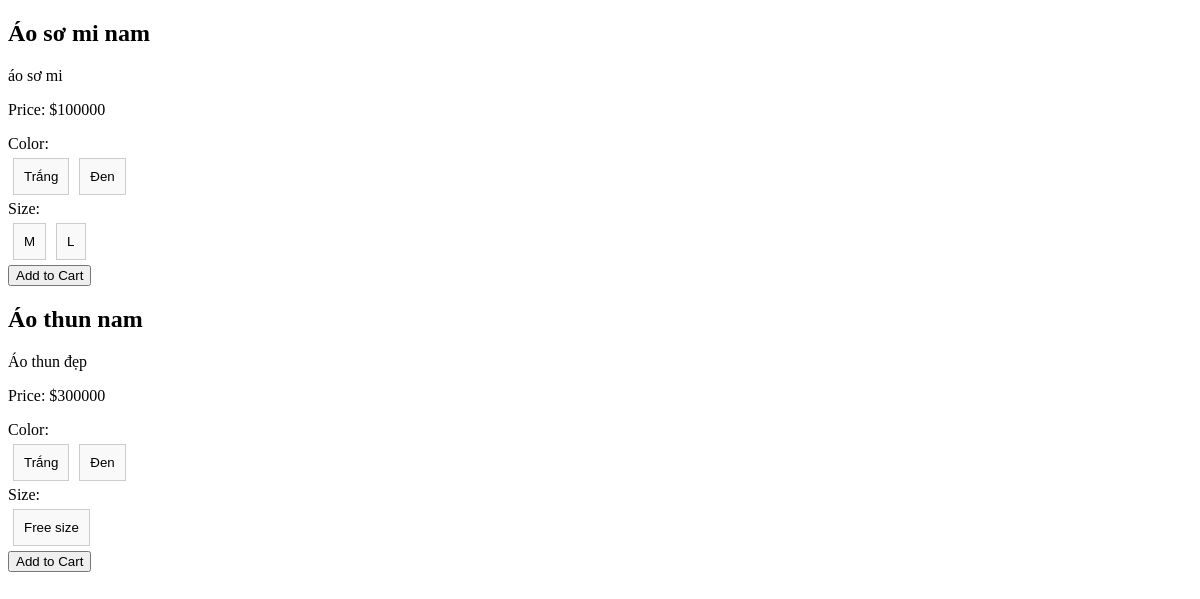
Page /client/demo2.php on the committed database.
### tables this page shows
CREATE TABLE `product_size_color` (
  `idSizeColor` int(11) NOT NULL,
  `quantityProduct` int(11) NOT NULL,
  `idProduct` int(11) NOT NULL,
  `idSize` int(11) NOT NULL,
  `color` varchar(50) NOT NULL
);

### client/DBUntil.php (called while the page is built, shortened)
<?php
include "Database.php";
class DBUntil
{
    private $connection = null;
    function __construct()
    {
        $db = new Database(HOST, USERNAME, PASSWORD, DB_NAME);
        $this->connection = $db->getConnection();
    }
    public function select($sql, $params = [])
    {
        $stmt = $this->connection->prepare($sql);
        $stmt->execute($params);
        $stmt->setFetchMode(PDO::FETCH_ASSOC);
        return $stmt->fetchAll();
    }
}

### client/Database.php (called while the page is built, shortened)
<?php
class Database
{
    private $host;
    private $username;
    private $password;
    private $dbname;
    public function __construct($host, $username, $password, $dbname)
    {
        $this->host = $host;
        $this->username = $username;
        $this->password = $password;
        $this->dbname = $dbname;
    }
    public function getConnection()
    {
        try {
            $url = "mysql:host=" . $this->host . ";dbname=" . $this->dbname;
            $this->connection = new PDO($url, $this->username, $this->password);
            $this->connection->setAttribute(PDO::ATTR_ERRMODE, PDO::ERRMODE_EXCEPTION);
            return $this->connection;
        } catch (\Exception $e) {
            echo "Error: " . $e->getMessage();
            return null;
        }
    }
}

### client/demo2.php (the view, shortened to what this page needs)
<?php
include "./DBUntil.php";
$dbHelper = new DBUntil;
$results = $dbHelper->select("SELECT p.idProduct, p.nameProduct, p.description, p.price, pcs.color, sz.nameSize
        FROM products p
        JOIN product_size_color pcs ON p.idProduct = pcs.idProduct
        JOIN sizes sz ON sz.idSize = pcs.idSize");
$products = [];
foreach ($results as $row) {
    $product_id = $row['idProduct'];
    if (!isset($products[$product_id])) {
        $products[$product_id] = [
            'nameProduct' => $row['nameProduct'],
            'description' => $row['description'],
            'price' => $row['price'],
            'variants' => []
        ];
    }
    $products[$product_id]['variants'][] = [
        'color' => $row['color'],
        'size' => $row['nameSize']
    ];
}
?>
<!DOCTYPE html>
<html>
<head>
</head>
<body>
    <?php foreach ($products as $product_id => $product): ?>
    <div class="product">
        <h2><?php echo $product['nameProduct']; ?></h2>
        <p><?php echo $product['description']; ?></p>
        <p>Price: $<?php echo $product['price']; ?></p>
        <form action="demo2.php" method="post">
            <label for="color">Color:</label>
            <div class="button-group" id="color-group-<?php echo $product_id; ?>">
                <?php
                    $colors = array_unique(array_column($product['variants'], 'color'));
                    foreach ($colors as $color): ?>
                <button type="button"
                    onclick="selectColor('<?php echo $product_id; ?>', '<?php echo $color; ?>')"><?php echo $color; ?></button>
                <?php endforeach; ?>
            </div>
            <label for="size">Size:</label>
            <div class="button-group" id="size-group-<?php echo $product_id; ?>">
                <?php
                    $sizes = array_unique(array_column($product['variants'], 'size'));
                    foreach ($sizes as $size): ?>
                <button type="button"
                    onclick="selectSize('<?php echo $product_id; ?>', '<?php echo $size; ?>')"><?php echo $size; ?></button>
                <?php endforeach; ?>
            </div>
            <button type="submit">Add to Cart</button>
        </form>
    </div>
    <?php endforeach; ?>
</body>
</html>

### client/demo2.php (style rules this page uses)
.button-group { display: flex; flex-wrap: wrap; }
.button-group button { margin: 5px; padding: 10px; border: 1px solid #ccc; background-color: #f9f9f9; cursor: pointer; }

### rows in the picture
product_size_color: nameProduct "Áo thun nam", description "Áo thun đẹp", price "300000", color "Trắng", color "Đen", size "Free size"

### other values in the picture
$product['nameProduct'] "Áo sơ mi nam"
$product['description'] "áo sơ mi"
$product['price'] "100000"
$color "Trắng"
$color "Đen"
$size "M"
$size "L"
